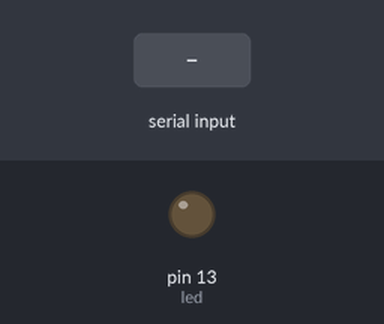
Bench run of a sketch on a simulated Arduino Mega 2560, built with avr-gcc and run on an emulated ATmega2560. Shown: output pins drawn as LEDs (lit = HIGH). The inputs (shaded band) are chosen by the test bench.

Above: at 1.2 s.
1.3 s: "ON" received over Serial
At 3.2 s:
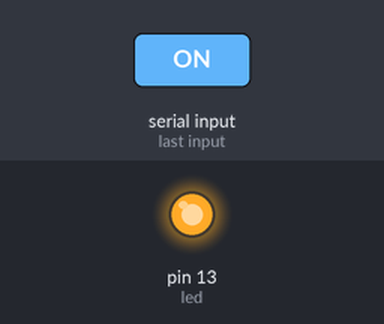
3.8 s: "1" received over Serial
At 6.2 s:
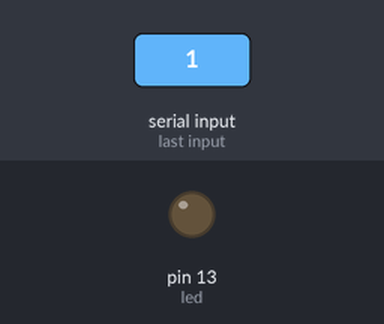
Timing chart, 0 to 7.7 s (numbered marks = the images above; inputs shaded):
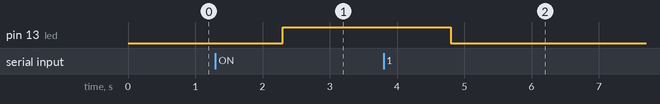

The sketch:

serial-mega.ino
```cpp
#define led 13

void setup()
{
    Serial.begin(9600);
    pinMode(led, OUTPUT);
    digitalWrite(led, LOW);
}

void loop()
{
    if (Serial.available() > 0)
    {
        String status = Serial.readString();
        (status == "ON")
            ? digitalWrite(led, HIGH)
            : digitalWrite(led, LOW);
    }
}
```

Measured:
- after the input at 1.3 s, pin 13 (led): LOW → HIGH after 1.0 s
- after the input at 3.8 s, pin 13 (led): HIGH → LOW after 1.0 s
